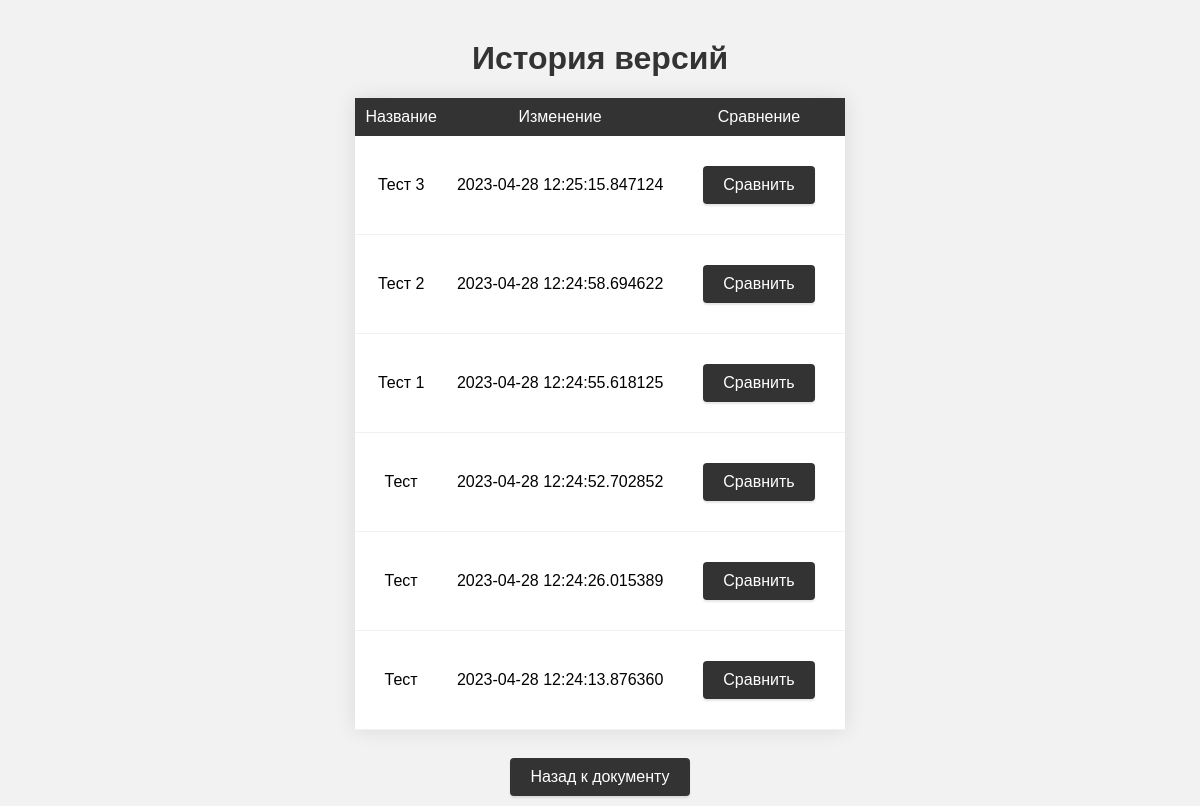
The app's page /documents/2/versions with its own data.
### models.py (models this page shows, shortened)
class DocumentVersion(db.Model):
    id = db.Column(db.Integer, primary_key=True)
    document_id = db.Column(db.Integer, nullable=False)
    name = db.Column(db.String(200), nullable=False)
    content = db.Column(db.Text, nullable=False)
    created_at = db.Column(db.DateTime, nullable=False, default=datetime.utcnow().replace(microsecond=0))

### app.py (the view)
@app.route('/documents/<int:document_id>/versions')
def document_versions(document_id):
    document = Document.query.get(document_id)
    versions = DocumentVersion.query.filter_by(document_id=document_id).order_by(
        DocumentVersion.created_at.desc()).all()
    return render_template('document_versions.html', document=document, versions=versions)

### Templates/document_versions.html (shortened to what this page needs)
<!doctype html>
<html>
    <head>
        <link rel="stylesheet" href="{{ url_for('static', filename='document_versions.css') }}">
    </head>
    <body>
        <h1>История версий</h1>
        <table>
            <tr>
                <th>Название</th>
                <th>Изменение</th>
                <th>Сравнение</th>
            </tr>
            {% for version in versions %}
            <tr>
                <td>{{ version.name }}</td>
                                <td>{{ version.created_at }}</td>
                <td><a href="{{ url_for('compare_versions', document_id=document.id, version_id=version.id) }}">Сравнить</a></td>
            </tr>
            {% endfor %}
        </table>
        <br>
        <div class="center">
            <a href="{{ url_for('document', document_id=document.id) }}">Назад к документу</a>
        </div>
    </body>
</html>

### static/document_versions.css (style rules this page uses)
body { font-family: Arial, sans-serif; margin: 0; padding: 0; background-color: #f2f2f2; }
h1 { text-align: center; margin-top: 40px; font-size: 32px; color: #333; }
table { margin: 0 auto; border-collapse: collapse; background-color: #fff; box-shadow: 0 0 20px rgba(0, 0, 0, 0.1); }
th { background-color: #333; color: #fff; font-weight: normal; padding: 10px; text-align: center; }
td { padding: 10px; text-align: center; vertical-align: middle; border-bottom: 1px solid #f2f2f2; }
a { display: inline-block; margin: 20px; padding: 10px 20px; background-color: #333; color: #fff; text-decoration: none; border-radius: 4px; box-shadow: 0 2px 2px rgba(0, 0, 0, 0.1); }
.center { text-align: center; }
.center a { display: inline-block; margin: 10px; }

### records on screen
DocumentVersion: name "Тест 3", created_at "2023-04-28 12:25:15.847124"
DocumentVersion: name "Тест 2", created_at "2023-04-28 12:24:58.694622"
DocumentVersion: name "Тест 1", created_at "2023-04-28 12:24:55.618125"
DocumentVersion: name "Тест", created_at "2023-04-28 12:24:52.702852"
DocumentVersion: name "Тест", created_at "2023-04-28 12:24:26.015389"
DocumentVersion: name "Тест", created_at "2023-04-28 12:24:13.876360"
